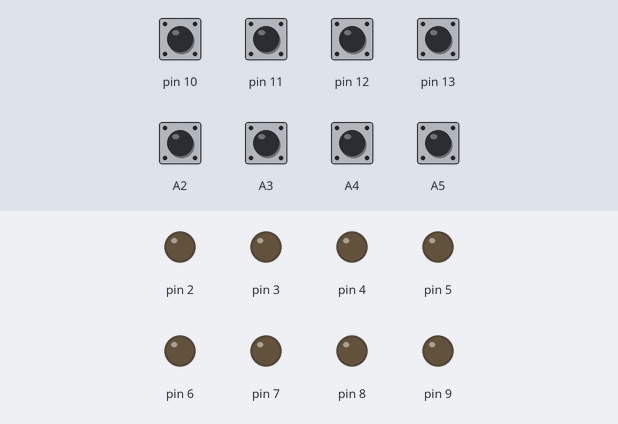
This sketch was run on a simulated Arduino Uno, built with avr-gcc and run on an emulated ATmega328P. Shown: output pins drawn as LEDs (lit = HIGH). The inputs (shaded band) are chosen by the test bench; at power-on: A2–5, pin 10–13 HIGH.

Above: at 1.2 s.
1.3 s: pin 10 pulled LOW for 0.15 s
At 1.37 s:
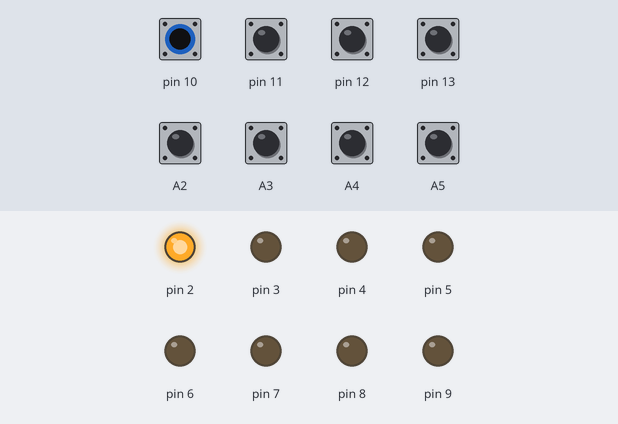
2.9 s: pin 11 pulled LOW for 0.15 s
At 2.97 s:
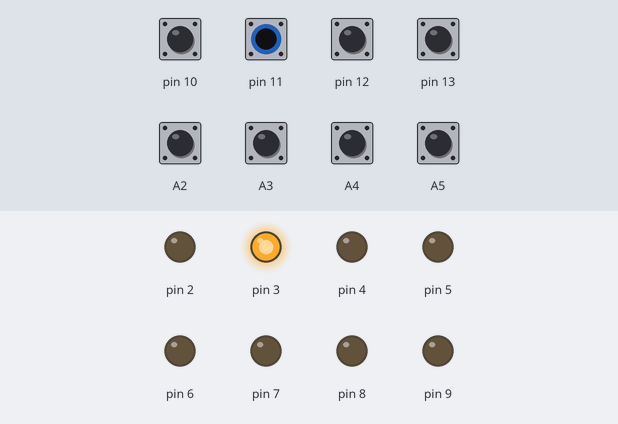
4.5 s: pin 12 pulled LOW for 0.15 s
At 4.57 s:
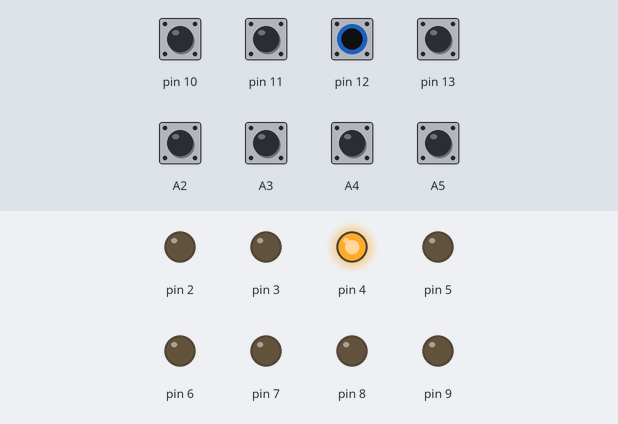
6.1 s: pin 13 pulled LOW for 0.15 s
At 6.17 s:
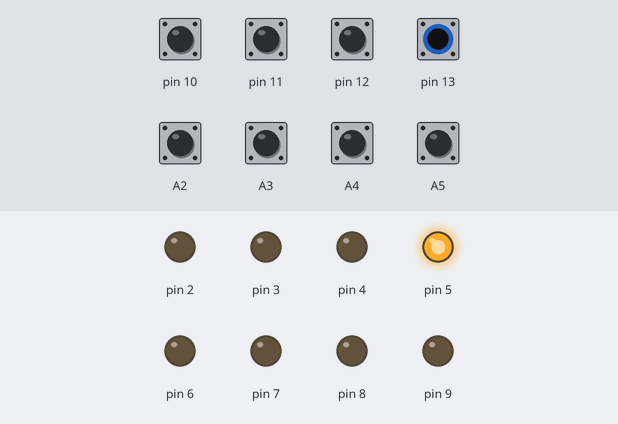
7.7 s: A2 pulled LOW for 0.15 s
At 7.77 s:
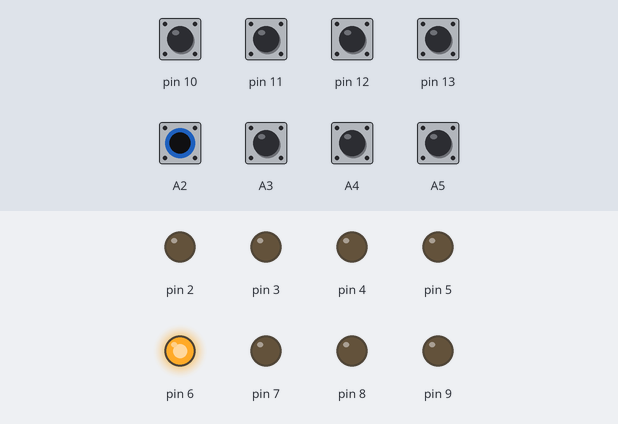
9.3 s: A3 pulled LOW for 0.15 s
At 9.37 s:
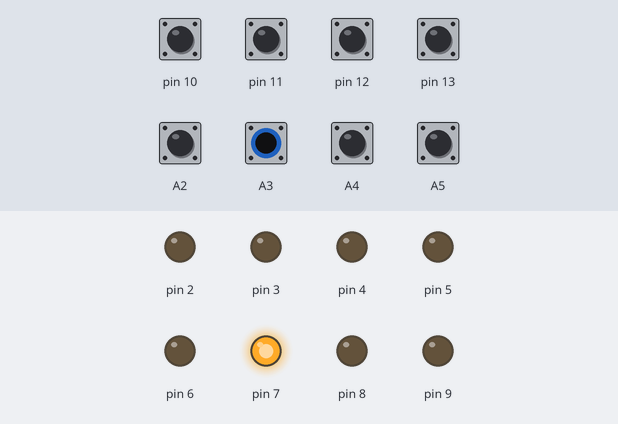
Timing chart, 0 to 11.9 s (numbered marks = the images above; inputs shaded):
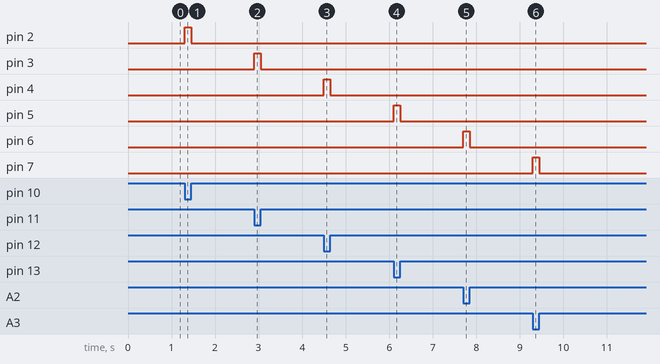

The sketch:

INKUBATOR_07-INPUT_8TOMBOL.ino
```cpp
boolean tombol;
void setup() {
  pinMode(2, OUTPUT);
  pinMode(3, OUTPUT);
  pinMode(4, OUTPUT);
  pinMode(5, OUTPUT);
  pinMode(6, OUTPUT);
  pinMode(7, OUTPUT);
  pinMode(8, OUTPUT);
  pinMode(9, OUTPUT);

  pinMode(10, INPUT);
  digitalWrite(10, HIGH);
  pinMode(11, INPUT);
  digitalWrite(11, HIGH);
  pinMode(12, INPUT);
  digitalWrite(12, HIGH);
  pinMode(13, INPUT);
  digitalWrite(13, HIGH);
  pinMode(A2, INPUT);
  digitalWrite(A2, HIGH);
  pinMode(A3, INPUT);
  digitalWrite(A3, HIGH);
  pinMode(A4, INPUT);
  digitalWrite(A4, HIGH);
  pinMode(A5, INPUT);
  digitalWrite(A5, HIGH);
}

void loop() {
  tombol=digitalRead(10);
  if(tombol==LOW) digitalWrite(2, HIGH);
  else digitalWrite(2, LOW);

  tombol=digitalRead(11);
  if(tombol==LOW) digitalWrite(3, HIGH);
  else digitalWrite(3, LOW);

  tombol=digitalRead(12);
  if(tombol==LOW) digitalWrite(4, HIGH);
  else digitalWrite(4, LOW);

  tombol=digitalRead(13);
  if(tombol==LOW) digitalWrite(5, HIGH);
  else digitalWrite(5, LOW);

  tombol=digitalRead(A2);
  if(tombol==LOW) digitalWrite(6, HIGH);
  else digitalWrite(6, LOW);

  tombol=digitalRead(A3);
  if(tombol==LOW) digitalWrite(7, HIGH);
  else digitalWrite(7, LOW);

  tombol=digitalRead(A4);
  if(tombol==LOW) digitalWrite(8, HIGH);
  else digitalWrite(8, LOW);

  tombol=digitalRead(A5);
  if(tombol==LOW) digitalWrite(9, HIGH);
  else digitalWrite(9, LOW);
}
```

Measured:
- after the input at 1.3 s, pin 2: LOW → HIGH at once, → LOW 0.15 s later
- after the input at 2.9 s, pin 3: LOW → HIGH at once, → LOW 0.15 s later
- after the input at 4.5 s, pin 4: LOW → HIGH at once, → LOW 0.15 s later
- after the input at 6.1 s, pin 5: LOW → HIGH at once, → LOW 0.15 s later
- after the input at 7.7 s, pin 6: LOW → HIGH at once, → LOW 0.15 s later
- after the input at 9.3 s, pin 7: LOW → HIGH at once, → LOW 0.15 s later
